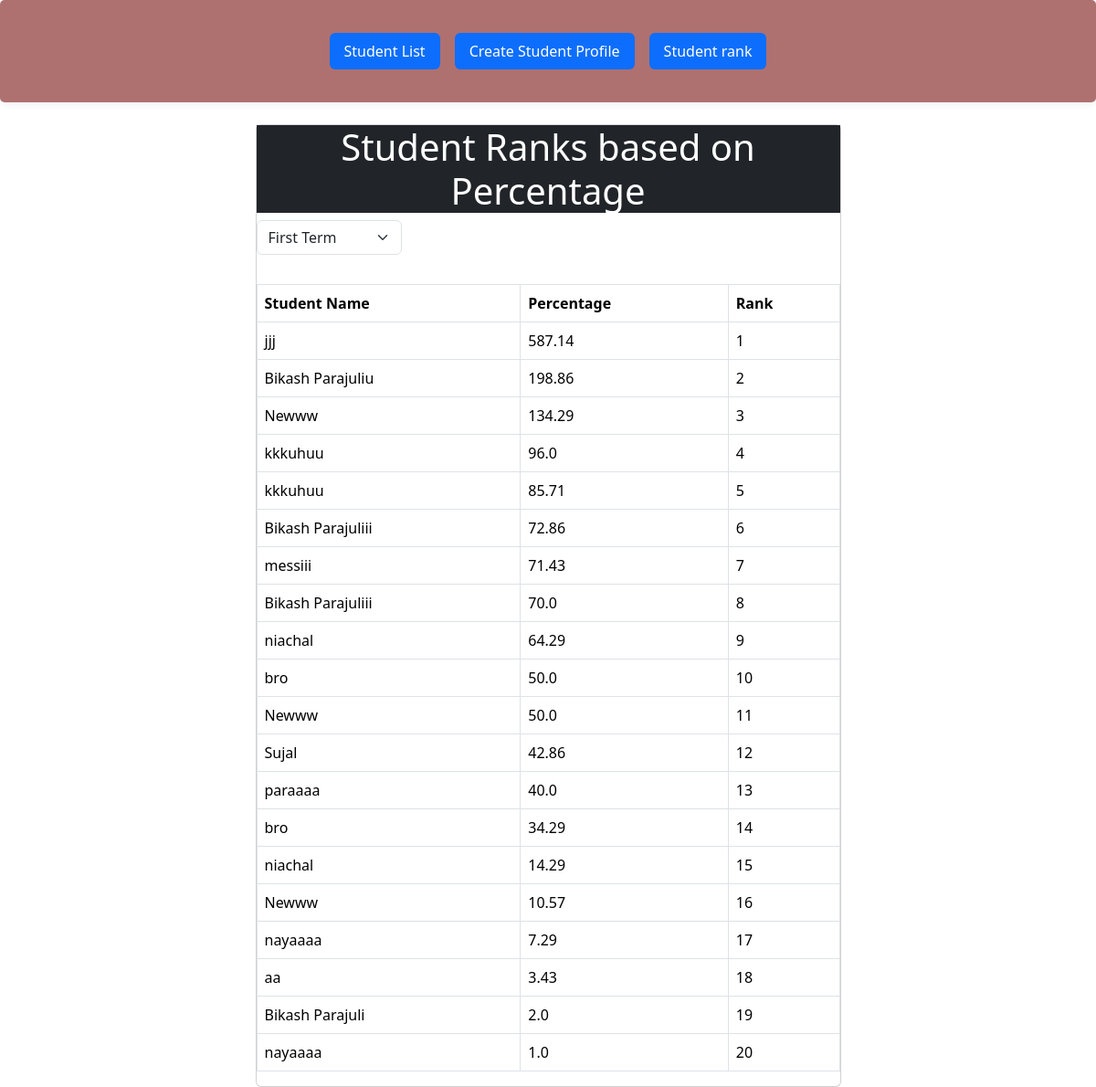
The page /student_rank/ on the database as committed earlier.
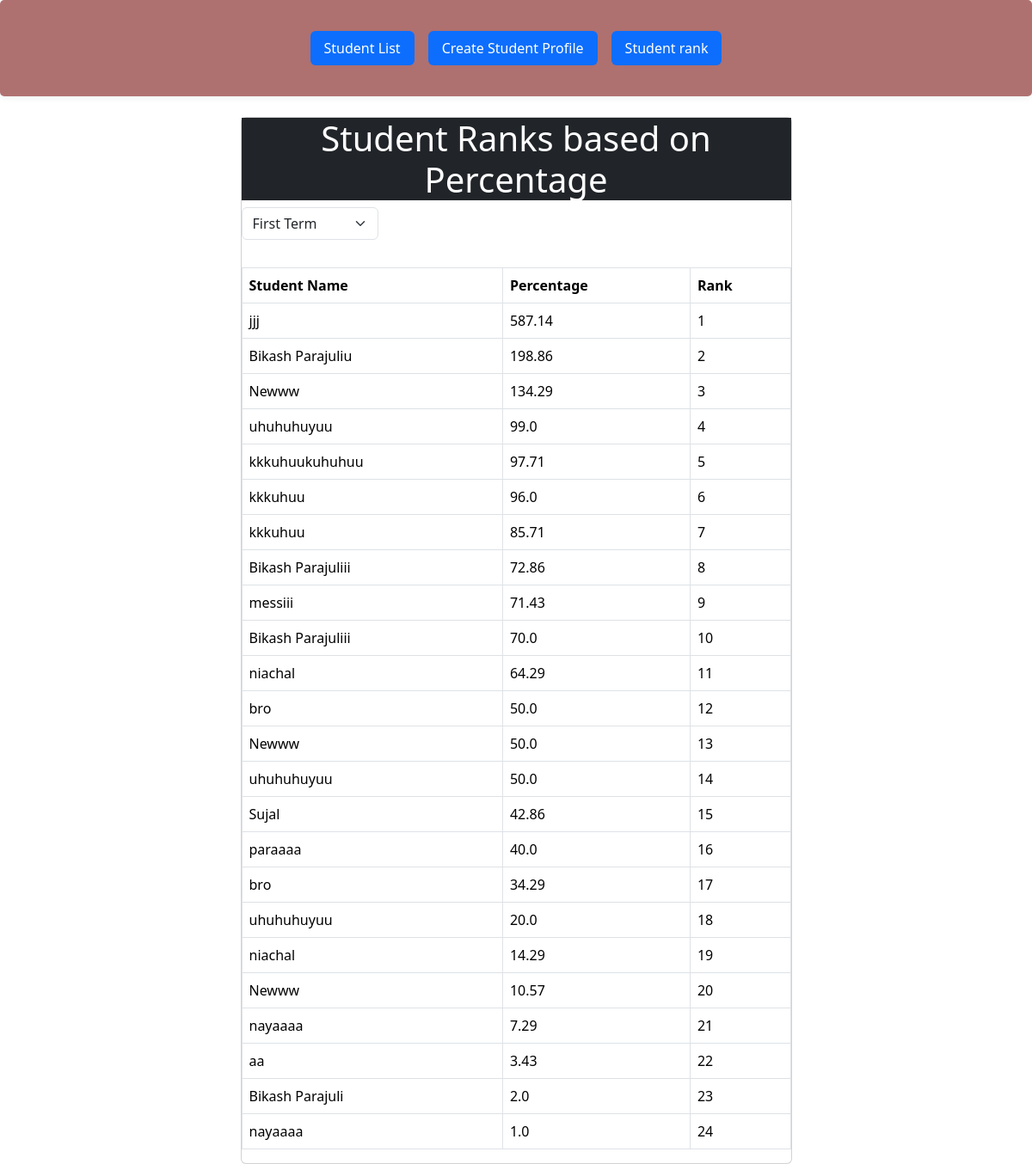
The same page on the database as committed later.
### grading_tool/models.py (models this page shows, shortened)
class Marks(models.Model):
    TERM_CHOICES = (
        ("First Term", "first_term"), ("Second Term", "second_term"), ("Final Term", "final_term")
    )
    marks_english = models.IntegerField(validators=[MaxValueValidator(100)])
    marks_nepali = models.IntegerField(validators=[MaxValueValidator(100)])
    marks_science = models.IntegerField(validators=[MaxValueValidator(100)])
    marks_math = models.IntegerField(validators=[MaxValueValidator(100)])
    marks_social = models.IntegerField(validators=[MaxValueValidator(100)])
    marks_eph = models.IntegerField(validators=[MaxValueValidator(100)])
    marks_occupation = models.IntegerField(validators=[MaxValueValidator(100)])
    marks_economics = models.IntegerField(validators=[MaxValueValidator(100)])
    students = models.ForeignKey(Student_profile, on_delete=models.CASCADE, blank=True, null=True)
    term = models.CharField(max_length=250, choices=TERM_CHOICES, default="first term")
    def Calculate_percentage(self):
        Total_marks = self.marks_english + self.marks_nepali + self.marks_science + self.marks_math + self.marks_social + self.marks_eph + self.marks_occupation
        Total_sub = 7
        maximum_marks_per_subject = 100
        total_maximum_marks = maximum_marks_per_subject * Total_sub
        percentage = (Total_marks / total_maximum_marks) * 100
        return round(percentage, 2)

class Student_profile(models.Model):
    student_name = models.CharField(max_length=100)
    student_age = models.IntegerField()
    student_rollno = models.IntegerField()
    student_address = models.CharField(max_length=250)
    student_contact = models.IntegerField()
    student_email = models.CharField(blank=True, null=True, max_length=250)
    student_standard = models.IntegerField()
    student_photo = models.ImageField(upload_to='student_photos/', null=True, blank=True)

### grading_tool/views.py (the view)
# urls.py: path('student_rank/', StudentRankListView.as_view(), name='student_rank'),
class StudentRankListView(ListView):
    model = Marks
    template_name = 'student_rank.html'  # Update with your actual template name
    context_object_name = 'object_list'
    def get_queryset(self):
        term = self.request.GET.get('term')
        if term:
            queryset = Marks.objects.filter(term=term).annotate(
                percentage=ExpressionWrapper(
                    (
                        F('marks_english') + F('marks_nepali') + F('marks_science') +
                        F('marks_math') + F('marks_social') + F('marks_eph') + F('marks_occupation')
                    ) * 100 / (7 * 100),
                    output_field=FloatField()
                 )
            ).order_by('-percentage')
        else:
            queryset = Marks.objects.annotate(
                percentage=ExpressionWrapper(
                    (
                        F('marks_english') + F('marks_nepali') + F('marks_science') +
                        F('marks_math') + F('marks_social') + F('marks_eph') + F('marks_occupation')
                    ) * 100 / (7 * 100),
                    output_field=FloatField()
                 )
            ).order_by('-percentage')
        return queryset

### grading_tool/templates/student_rank.html (shortened to what this page needs)
{% extends 'base.html' %}
{% block content %}
<section>
  <div class="container h-100">
    <div class="row d-flex justify-content-center align-items-center h-100">
      <div class="col-12 col-md-9 col-lg-7 col-xl-7">
        <div class="card mt-4">
          <div class="row">
            <div class="col-sm-12">
              <div class="heading text-center bg-dark text-white">
                <h1>Student Ranks based on Percentage</h1>
              </div>
              <div class="col-sm-3 mb-3">
                <select name="term" class="form-select" id="id_term_select">
                  <option value="First Term" selected>First Term</option>
                </select>
              </div>
            </div>
          </div>
          <table class="table table-bordered mt-3" id="student-rank-table">
            <thead>
              <tr>
                <th>Student Name</th>
                <th>Percentage</th>
                <th>Rank</th>
              </tr>
            </thead>
            <tbody id="student-rank-body">
              {% for mark in object_list %}
              <tr>
                <td>{{ mark.students.student_name }}</td>
                <td>{{ mark.Calculate_percentage }}</td>
                <td>{{ forloop.counter }}</td>
              </tr>
              {% endfor %}
            </tbody>
          </table>
        </div>
      </div>
    </div>
  </div>
</section>
{% endblock %}

Rows that differ between the two databases and show on the page:
added Marks: students.student_name "uhuhuhuyuu", Calculate_percentage "99.0"
added Marks: students.student_name "kkkuhuukuhuhuu", Calculate_percentage "97.71"
added Marks: students.student_name "uhuhuhuyuu", Calculate_percentage "50.0"
added Marks: students.student_name "uhuhuhuyuu", Calculate_percentage "20.0"
